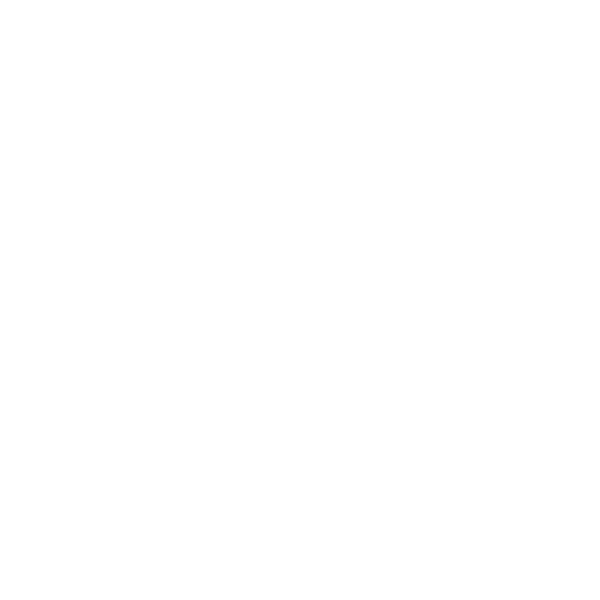
Frame 1 (no input)
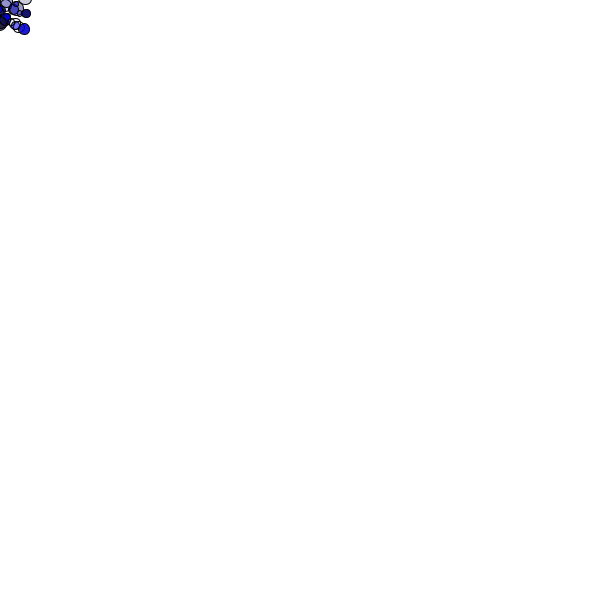
Frame 60 (the mouse pressed at the canvas centre just before this capture)
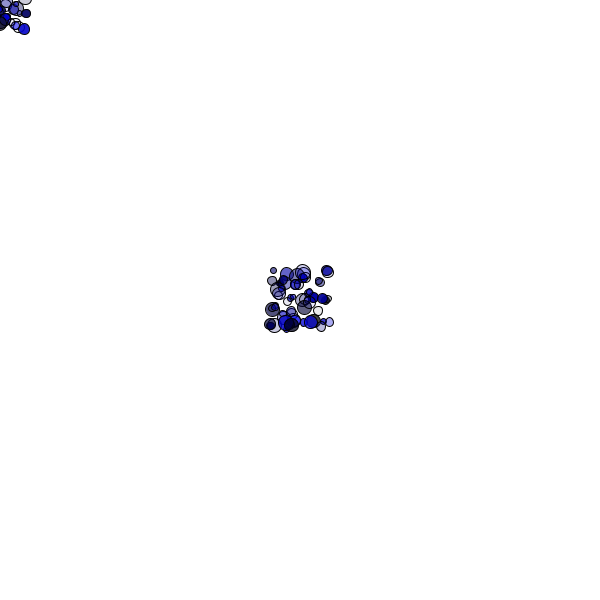
Frame 120 (the mouse held since frame 60 and released just before this capture)

The Processing sketch that drew these frames (run headless with seeded random() and noise(); from frame 60 on, the mouse is pressed at the canvas centre):

// Processing sketch: BubbleTrace
// ── BubbleTrace.pde
void setup ()
{
  size (600, 600);
  background (255);
} 

void draw ()
{
  float randX = random (-30, 30);
  float randY = random (-30, 30);
  float randRad = random(5,15);
  fill (random (0), random (0), random (0, 255), random (255)); 
  ellipse (mouseX+randX, mouseY+randY, randRad, randRad);
} 
